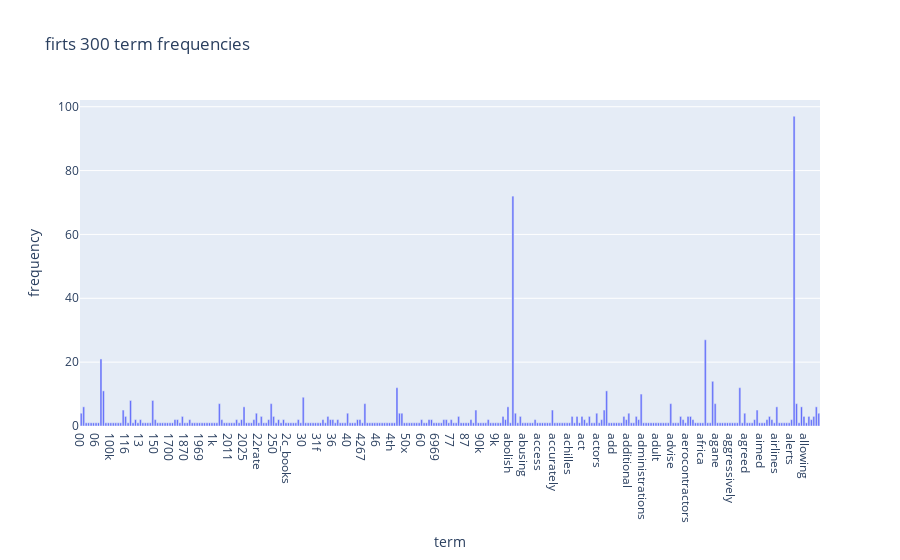

The code cell stored with this chart in its notebook:
### Code cell
import plotly.express as px

# get first 300 terms and their frequencies
text_x_terms = text_vec.get_feature_names_out()[:300]
text_y_freq = text_term_frequencies[:300]

# put into a DataFrame for easy plotting
text_df_plot = pd.DataFrame({
    "term": text_x_terms,
    "frequency": text_y_freq
})

# make interactive bar chart
fig = px.bar(text_df_plot, x="term", y="frequency", 
             title="firts 300 term frequencies")
fig.show()

### Figure 1 — Plotly figure (JSON) as saved in the notebook; plotly's stock layout.template omitted (floating-point values rounded to 4 significant figures; data arrays with more than 128 entries replaced by an {"elided": "..."} marker saying what was removed)
{"data": [{"hovertemplate": "term=%{x}<br>frequency=%{y}<extra></extra>", "legendgroup": "", "marker": {"color": "#636efa", "pattern": {"shape": ""}}, "name": "", "orientation": "v", "showlegend": false, "textposition": "auto", "type": "bar", "x": {"elided": "300 str values"}, "xaxis": "x", "y": {"elided": "300 int values"}, "yaxis": "y"}], "layout": {"barmode": "relative", "legend": {"tracegroupgap": 0}, "title": {"text": "firts 300 term frequencies"}, "xaxis": {"anchor": "y", "domain": [0, 1], "title": {"text": "term"}}, "yaxis": {"anchor": "x", "domain": [0, 1], "title": {"text": "frequency"}}}}
